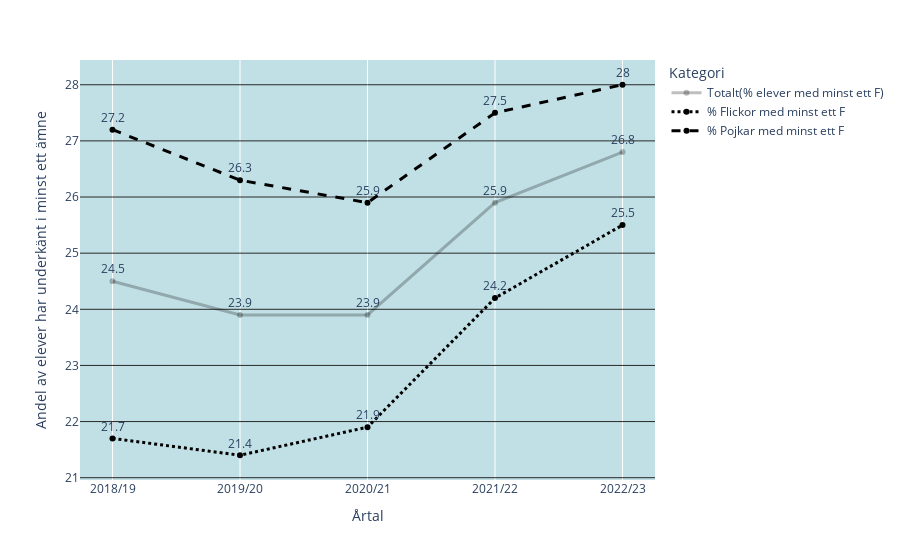

The notebook cell this image was saved under:
### Code cell
df_procentage = pd.melt(
    df_1b[0:5],
    id_vars=["Variabel"],
    var_name="Kategori",
    value_vars=[
        "Totalt(% elever med minst ett F)",
        "% Flickor med minst ett F",
        "% Pojkar med minst ett F",
    ],
    value_name="Andel F",
)

color_map = {
    "Totalt(% elever med minst ett F)": "rgba(0, 0, 0, 0.25)",
    "% Flickor med minst ett F": "rgba(0, 0, 0, 1)",
    "% Pojkar med minst ett F": "rgba(0, 0, 0, 1)",
}

fig = px.line(
    df_procentage,
    x="Variabel",
    y="Andel F",
    color="Kategori",
    line_dash="Kategori",
    markers="o",
    labels={
        "Andel F": "Andel av elever har underkänt i minst ett ämne",
        "Variabel": "Årtal",
    },
    text="Andel F",
    color_discrete_map=color_map,
)

fig.update_layout(
    plot_bgcolor=colors["BLUE3"],
)

fig.update_traces(
    line=dict(width=3),
    textposition="top center",
)
fig.update_yaxes(
    showgrid= True,
    gridcolor= colors["GRAY1"]
)

pio.write_html(fig, "Visualizations/plot_1.A.html")
fig.show()

### Figure 1 — Plotly figure (JSON) as saved in the notebook; plotly's stock layout.template omitted (floating-point values rounded to 4 significant figures)
{"data": [{"hovertemplate": "Kategori=Totalt(% elever med minst ett F)<br>Årtal=%{x}<br>Andel av elever har underkänt i minst ett ämne=%{text}<extra></extra>", "legendgroup": "Totalt(% elever med minst ett F)", "line": {"color": "rgba(0, 0, 0, 0.25)", "dash": "solid", "width": 3}, "marker": {"symbol": "circle"}, "mode": "lines+markers+text", "name": "Totalt(% elever med minst ett F)", "orientation": "v", "showlegend": true, "text": [24.5, 23.9, 23.9, 25.9, 26.8], "textposition": "top center", "type": "scatter", "x": ["2018/19", "2019/20", "2020/21", "2021/22", "2022/23"], "xaxis": "x", "y": [24.5, 23.9, 23.9, 25.9, 26.8], "yaxis": "y"}, {"hovertemplate": "Kategori=% Flickor med minst ett F<br>Årtal=%{x}<br>Andel av elever har underkänt i minst ett ämne=%{text}<extra></extra>", "legendgroup": "% Flickor med minst ett F", "line": {"color": "rgba(0, 0, 0, 1)", "dash": "dot", "width": 3}, "marker": {"symbol": "circle"}, "mode": "lines+markers+text", "name": "% Flickor med minst ett F", "orientation": "v", "showlegend": true, "text": [21.7, 21.4, 21.9, 24.2, 25.5], "textposition": "top center", "type": "scatter", "x": ["2018/19", "2019/20", "2020/21", "2021/22", "2022/23"], "xaxis": "x", "y": [21.7, 21.4, 21.9, 24.2, 25.5], "yaxis": "y"}, {"hovertemplate": "Kategori=% Pojkar med minst ett F<br>Årtal=%{x}<br>Andel av elever har underkänt i minst ett ämne=%{text}<extra></extra>", "legendgroup": "% Pojkar med minst ett F", "line": {"color": "rgba(0, 0, 0, 1)", "dash": "dash", "width": 3}, "marker": {"symbol": "circle"}, "mode": "lines+markers+text", "name": "% Pojkar med minst ett F", "orientation": "v", "showlegend": true, "text": [27.2, 26.3, 25.9, 27.5, 28], "textposition": "top center", "type": "scatter", "x": ["2018/19", "2019/20", "2020/21", "2021/22", "2022/23"], "xaxis": "x", "y": [27.2, 26.3, 25.9, 27.5, 28], "yaxis": "y"}], "layout": {"legend": {"title": {"text": "Kategori"}, "tracegroupgap": 0}, "margin": {"t": 60}, "plot_bgcolor": "#c1e0e6", "xaxis": {"anchor": "y", "domain": [0, 1], "title": {"text": "Årtal"}}, "yaxis": {"anchor": "x", "domain": [0, 1], "gridcolor": "#292929", "showgrid": true, "title": {"text": "Andel av elever har underkänt i minst ett ämne"}}}}
